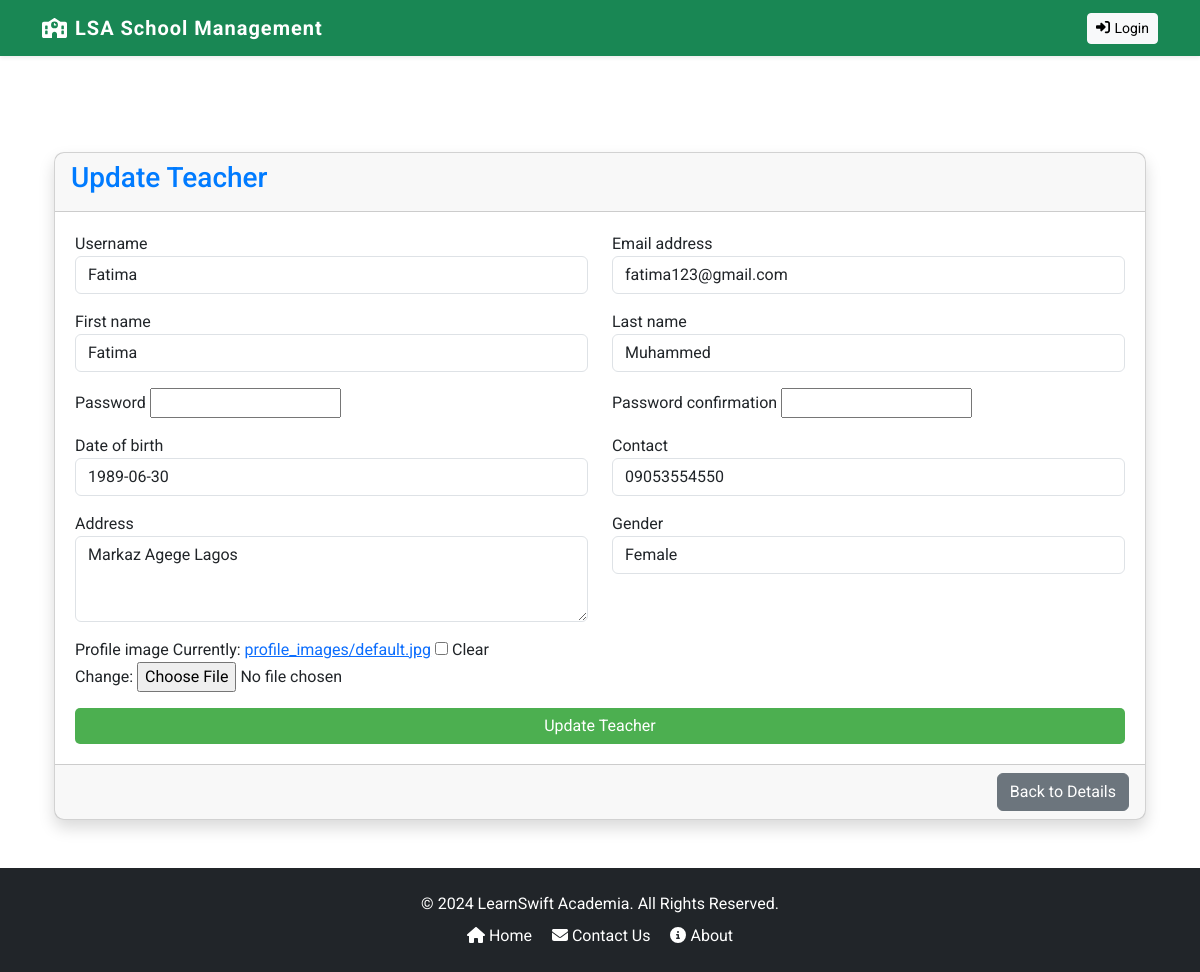
The page /teachers/6/update/ on the database its author committed.
### core/models.py (models this page shows, shortened)
class CustomUser(AbstractUser):
    USER_ROLES = (
        ('student', 'Student'),
        ('teacher', 'Teacher'),
        ('guardian', 'Guardian'),
        ('accountant', 'Accountant'),
        ('admin', 'Admin'),
    )
    role = models.CharField(max_length=20, choices=USER_ROLES)

class Teacher(models.Model):
    GENDER_CHOICES = [
        ('M', 'Male'),
        ('F', 'Female'),
    ]
    STATUS_CHOICES = [
        ('active', 'Active'),
        ('dormant', 'Dormant'),
        ('left', 'Left School'),
    ]
    user = models.OneToOneField(CustomUser, on_delete=models.CASCADE, primary_key=True, related_name='teacher')
    employee_id = models.CharField(max_length=20, unique=True, null=True)
    profile_image = models.ImageField(upload_to='media/profile_images/', default='profile_images/default.jpg')
    date_of_birth = models.DateField()
    gender = models.CharField(max_length=1, choices=GENDER_CHOICES, default='M')
    contact = models.CharField(max_length=15, null=True)
    address = models.TextField()
    current_class = models.ForeignKey('Class', on_delete=models.SET_NULL, null=True, blank=True, related_name='enrolled_class', default=None)
    status = models.CharField(max_length=10, choices=STATUS_CHOICES, default='active')

### core/teacher/views.py (the view, shortened to what this page needs)
# urls.py: path('teachers/<int:pk>/update/', TeacherUpdateView.as_view(), name='teacher_update'),
class TeacherUpdateView(View):
    template_name = 'teacher/teacher_form.html'
    def get(self, request, pk, *args, **kwargs):
        teacher = get_object_or_404(Teacher, pk=pk)
        form = TeacherRegistrationForm(instance=teacher.user, teacher_instance=teacher)
        return render(request, self.template_name, {'form': form, 'is_update': True, 'teacher': teacher})

### core/templates/teacher/teacher_form.html (shortened to what this page needs)
{% extends 'base.html' %}
{% block content %}
<div class="container mt-5">
    <div class="card shadow">
        <div class="card-header">
            <h3 class="mb-2">{% if is_update %}Update Teacher{% else %}Register Teacher{% endif %}</h3>
        </div>
        <div class="card-body">
            <form method="post" enctype="multipart/form-data" class="needs-validation" novalidate action="{% if is_update %}{% url 'teacher_update' teacher.user.id %}{% else %}{% url 'teacher_create' %}{% endif %}">
                <div class="row">
                    <div class="col-md-6 mb-3">
                        <label for="{{ form.username.id_for_label }}">{{ form.username.label }}</label>
                        {{ form.username }}
                    </div>
                    <div class="col-md-6 mb-3">
                        <label for="{{ form.email.id_for_label }}">{{ form.email.label }}</label>
                        {{ form.email }}
                    </div>
                </div>
                <div class="row">
                    <div class="col-md-6 mb-3">
                        <label for="{{ form.first_name.id_for_label }}">{{ form.first_name.label }}</label>
                        {{ form.first_name }}
                    </div>
                    <div class="col-md-6 mb-3">
                        <label for="{{ form.last_name.id_for_label }}">{{ form.last_name.label }}</label>
                        {{ form.last_name }}
                    </div>
                </div>
                <div class="row">
                    <div class="col-md-6 mb-3">
                        <label for="{{ form.password1.id_for_label }}">{{ form.password1.label }}</label>
                        {{ form.password1 }}
                    </div>
                    <div class="col-md-6 mb-3">
                        <label for="{{ form.password2.id_for_label }}">{{ form.password2.label }}</label>
                        {{ form.password2 }}
                    </div>
                </div>
                <div class="row">
                    <div class="col-md-6 mb-3">
                        <label for="{{ form.date_of_birth.id_for_label }}">{{ form.date_of_birth.label }}</label>
                        {{ form.date_of_birth }}
                    </div>
                    <div class="col-md-6 mb-3">
                        <label for="{{ form.contact.id_for_label }}">{{ form.contact.label }}</label>
                        {{ form.contact }}
                    </div>
                </div>
                <div class="row">
                    <div class="col-md-6 mb-3">
                        <label for="{{ form.address.id_for_label }}">{{ form.address.label }}</label>
                        {{ form.address }}
                    </div>
                    <div class="col-md-6 mb-3">
                        <label for="{{ form.gender.id_for_label }}">{{ form.gender.label }}</label>
                        {{ form.gender }}
                    </div>
                </div>
                <div class="mb-3">
                    <label for="{{ form.profile_image.id_for_label }}">{{ form.profile_image.label }}</label>
                    {{ form.profile_image }}
                </div>
                <div class="d-grid">
                    <button type="submit" class="btn btn-primary">
                        {% if is_update %}Update Teacher{% else %}Register Teacher{% endif %}
                    </button>
                </div>
            </form>
        </div>
        <div class="card-footer">
            <div class="text-end">
                {% if is_update %}
                    <a href="{% url 'teacher_detail' teacher.user.id %}" class="btn btn-secondary">Back to Details</a>
                {% else %}
                    <a href="{% url 'teacher_list' %}" class="btn btn-secondary">Back to Teacher List</a>
                {% endif %}
            </div>
        </div>
    </div>
</div>
{% endblock %}

### core/static/css/custom.css (style rules this page uses)
:root { --bs-primary: #4e73df; --bs-secondary: #858796; --bs-success: #1cc88a; --bs-info: #36b9cc; --bs-warning: #f6c23e; --bs-danger: #e74a3b; --bs-light: #f8f9fc; --bs-dark: #5a5c69; --bs-font-sans-serif: 'Roboto', sans-serif; }
html, body { height: 100%; margin: 0; display: flex; flex-direction: column; }
body { font-family: 'Roboto', sans-serif; }
h1, h2, h3, h4, h5, h6 { color: #007bff; }
.card { box-shadow: 0 4px 8px 0 rgba(0, 0, 0, 0.2); transition: 0.3s; border-radius: 10px; }
.card-body { padding: 20px; }
.btn-primary { background-color: #4CAF50; border: none; border-radius: 5px; }

### rows shown on the page
CustomUser: username "Fatima", email "fatima123@gmail.com", first_name "Fatima", last_name "Muhammed"
Teacher: contact "09053554550", address "Markaz Agege Lagos"
